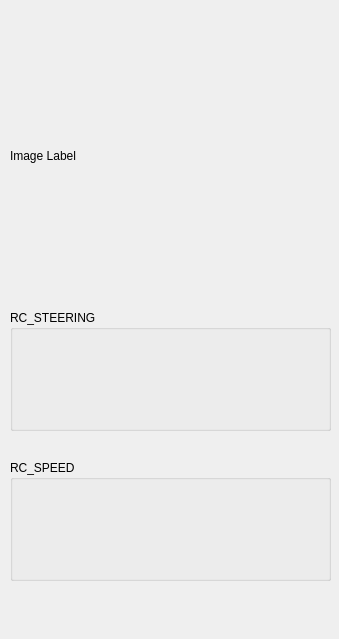
<?xml version="1.0" encoding="UTF-8"?>
<ui version="4.0">
 <class>Form</class>
 <widget class="QWidget" name="Form">
  <property name="geometry">
   <rect>
    <x>0</x>
    <y>0</y>
    <width>339</width>
    <height>639</height>
   </rect>
  </property>
  <property name="windowTitle">
   <string>Form</string>
  </property>
  <widget class="QGroupBox" name="groupBox">
   <property name="geometry">
    <rect>
     <x>10</x>
     <y>310</y>
     <width>321</width>
     <height>121</height>
    </rect>
   </property>
   <property name="title">
    <string>RC_STEERING</string>
   </property>
   <widget class="QWidget" name="horizontalLayoutWidget_3">
    <property name="geometry">
     <rect>
      <x>20</x>
      <y>20</y>
      <width>291</width>
      <height>91</height>
     </rect>
    </property>
    <layout class="QHBoxLayout" name="horizontalLayout_3">
     <property name="spacing">
      <number>9</number>
     </property>
     <property name="sizeConstraint">
      <enum>QLayout::SetDefaultConstraint</enum>
     </property>
     <item>
      <widget class="QLabel" name="streering_1">
       <property name="maximumSize">
        <size>
         <width>20</width>
         <height>16777215</height>
        </size>
       </property>
       <property name="text">
        <string/>
       </property>
      </widget>
     </item>
     <item>
      <widget class="QLabel" name="streering_2">
       <property name="maximumSize">
        <size>
         <width>20</width>
         <height>16777215</height>
        </size>
       </property>
       <property name="text">
        <string/>
       </property>
      </widget>
     </item>
     <item>
      <widget class="QLabel" name="streering_3">
       <property name="maximumSize">
        <size>
         <width>20</width>
         <height>16777215</height>
        </size>
       </property>
       <property name="text">
        <string/>
       </property>
      </widget>
     </item>
     <item>
      <widget class="QLabel" name="streering_4">
       <property name="maximumSize">
        <size>
         <width>20</width>
         <height>16777215</height>
        </size>
       </property>
       <property name="text">
        <string/>
       </property>
      </widget>
     </item>
     <item>
      <widget class="QLabel" name="streering_5">
       <property name="maximumSize">
        <size>
         <width>20</width>
         <height>16777215</height>
        </size>
       </property>
       <property name="contextMenuPolicy">
        <enum>Qt::PreventContextMenu</enum>
       </property>
       <property name="text">
        <string/>
       </property>
       <property name="margin">
        <number>0</number>
       </property>
      </widget>
     </item>
     <item>
      <widget class="QLabel" name="streering_6">
       <property name="maximumSize">
        <size>
         <width>20</width>
         <height>16777215</height>
        </size>
       </property>
       <property name="text">
        <string/>
       </property>
      </widget>
     </item>
     <item>
      <widget class="QLabel" name="streering_7">
       <property name="maximumSize">
        <size>
         <width>20</width>
         <height>16777215</height>
        </size>
       </property>
       <property name="text">
        <string/>
       </property>
      </widget>
     </item>
     <item>
      <widget class="QLabel" name="streering_8">
       <property name="maximumSize">
        <size>
         <width>20</width>
         <height>16777215</height>
        </size>
       </property>
       <property name="text">
        <string/>
       </property>
      </widget>
     </item>
     <item>
      <widget class="QLabel" name="streering_9">
       <property name="maximumSize">
        <size>
         <width>20</width>
         <height>16777215</height>
        </size>
       </property>
       <property name="text">
        <string/>
       </property>
      </widget>
     </item>
    </layout>
   </widget>
  </widget>
  <widget class="QLabel" name="rc_image">
   <property name="geometry">
    <rect>
     <x>10</x>
     <y>10</y>
     <width>311</width>
     <height>291</height>
    </rect>
   </property>
   <property name="text">
    <string>Image Label</string>
   </property>
  </widget>
  <widget class="QGroupBox" name="groupBox_2">
   <property name="geometry">
    <rect>
     <x>10</x>
     <y>460</y>
     <width>321</width>
     <height>121</height>
    </rect>
   </property>
   <property name="title">
    <string>RC_SPEED</string>
   </property>
   <widget class="QWidget" name="horizontalLayoutWidget_4">
    <property name="geometry">
     <rect>
      <x>20</x>
      <y>20</y>
      <width>291</width>
      <height>91</height>
     </rect>
    </property>
    <layout class="QHBoxLayout" name="horizontalLayout_4">
     <property name="spacing">
      <number>9</number>
     </property>
     <property name="sizeConstraint">
      <enum>QLayout::SetDefaultConstraint</enum>
     </property>
     <item>
      <widget class="QLabel" name="streering_10">
       <property name="maximumSize">
        <size>
         <width>20</width>
         <height>16777215</height>
        </size>
       </property>
       <property name="text">
        <string/>
       </property>
      </widget>
     </item>
     <item>
      <widget class="QLabel" name="streering_11">
       <property name="maximumSize">
        <size>
         <width>20</width>
         <height>16777215</height>
        </size>
       </property>
       <property name="text">
        <string/>
       </property>
      </widget>
     </item>
     <item>
      <widget class="QLabel" name="streering_12">
       <property name="maximumSize">
        <size>
         <width>20</width>
         <height>16777215</height>
        </size>
       </property>
       <property name="text">
        <string/>
       </property>
      </widget>
     </item>
     <item>
      <widget class="QLabel" name="streering_13">
       <property name="maximumSize">
        <size>
         <width>20</width>
         <height>16777215</height>
        </size>
       </property>
       <property name="text">
        <string/>
       </property>
      </widget>
     </item>
     <item>
      <widget class="QLabel" name="streering_14">
       <property name="maximumSize">
        <size>
         <width>20</width>
         <height>16777215</height>
        </size>
       </property>
       <property name="contextMenuPolicy">
        <enum>Qt::PreventContextMenu</enum>
       </property>
       <property name="text">
        <string/>
       </property>
       <property name="margin">
        <number>0</number>
       </property>
      </widget>
     </item>
     <item>
      <widget class="QLabel" name="streering_15">
       <property name="maximumSize">
        <size>
         <width>20</width>
         <height>16777215</height>
        </size>
       </property>
       <property name="text">
        <string/>
       </property>
      </widget>
     </item>
     <item>
      <widget class="QLabel" name="streering_16">
       <property name="maximumSize">
        <size>
         <width>20</width>
         <height>16777215</height>
        </size>
       </property>
       <property name="text">
        <string/>
       </property>
      </widget>
     </item>
     <item>
      <widget class="QLabel" name="streering_17">
       <property name="maximumSize">
        <size>
         <width>20</width>
         <height>16777215</height>
        </size>
       </property>
       <property name="text">
        <string/>
       </property>
      </widget>
     </item>
     <item>
      <widget class="QLabel" name="streering_18">
       <property name="maximumSize">
        <size>
         <width>20</width>
         <height>16777215</height>
        </size>
       </property>
       <property name="text">
        <string/>
       </property>
      </widget>
     </item>
    </layout>
   </widget>
  </widget>
 </widget>
 <resources/>
 <connections/>
</ui>
